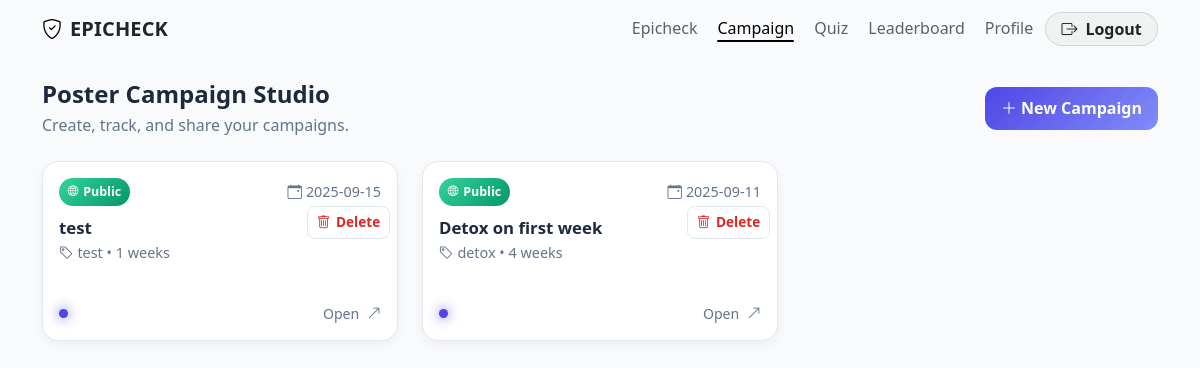
The app's page /studio (signed in) with its own data.
### tables this page shows
CREATE TABLE poster_campaigns (
            id         INTEGER PRIMARY KEY AUTOINCREMENT,
            user_id    INTEGER NOT NULL,
            title      TEXT NOT NULL,
            topic      TEXT NOT NULL,
            audience   TEXT NOT NULL,  -- 'school_club' | 'public'
            visibility TEXT NOT NULL,  -- 'private' | 'public'
            starts_on  TEXT NOT NULL,
            weeks      INTEGER NOT NULL DEFAULT 4,
            slug       TEXT NOT NULL UNIQUE,
            created_at TEXT NOT NULL,
            FOREIGN KEY (user_id) REFERENCES users(id) ON DELETE CASCADE
        );

### app.py (the view)
@app.route("/studio")
@login_required
def studio_home():
    if not g.user:
        return redirect(url_for("login", next=request.path))
    db = get_db()
    rows = db.execute(
        "SELECT id, title, topic, audience, visibility, slug, starts_on, weeks, created_at "
        "FROM poster_campaigns WHERE user_id=? ORDER BY id DESC",
        (g.user["id"],)
    ).fetchall()
    return render_template(
        "studio/index.html",
        rows=[dict(r) for r in rows],
        is_admin=is_admin(g.user)   # 👈 add this
    )

### app.py (called while the page is built)
def is_admin(user) -> bool:
    if not user:
        return False
    try:
        email = user["email"]
    except Exception:
        email = user.get("email") if isinstance(user, dict) else getattr(user, "email", None)
    return bool(email and (email in ADMIN_EMAILS))

def get_db():
    if "db" not in g:
        g.db = sqlite3.connect(DB_PATH, detect_types=sqlite3.PARSE_DECLTYPES)
        g.db.row_factory = sqlite3.Row
    return g.db

@app.before_request
def load_current_user():
    uid = session.get("user_id")
    if uid:
        g.user = get_db().execute("SELECT * FROM users WHERE id = ?", (uid,)).fetchone()
    else:
        g.user = None

@app.context_processor
def inject_user():
    return {"current_user": g.user}

def login_required(fn):
    @wraps(fn)
    def wrapper(*args, **kwargs):
        if not g.user:
            return redirect(url_for("login", next=request.path))
        return fn(*args, **kwargs)
    return wrapper

### templates/studio/index.html (shortened to what this page needs)
{% extends "nav.html" %}
{% block content %}
<section class="container py-4">
  <div class="d-flex flex-wrap align-items-center justify-content-between gap-3 mb-4">
    <div>
      <h1 class="h4 mb-1 fw-bold">Poster Campaign Studio</h1>
      <p class="text-muted mb-0">Create, track, and share your campaigns.</p>
    </div>
    <a class="btn-new" href="{{ url_for('studio_new') }}">
      <i class="bi bi-plus-lg me-1"></i> New Campaign
    </a>
  </div>
  {% if rows and rows|length > 0 %}
    <div class="row g-3 g-md-4">
     {% for c in rows %}
<div class="col-12 col-sm-6 col-xl-4">
  <div class="position-relative">
    {% if is_admin %}
      <form class="admin-delete"
            method="post"
            action="{{ url_for('admin_delete_poster_campaign', campaign_id=c.id) }}"
            onsubmit="event.stopPropagation(); return confirm('Delete this poster campaign and all its posters?');">
        <button type="submit" class="btn-del" title="Delete"
                onclick="event.stopPropagation();">
          <i class="bi bi-trash"></i> Delete
        </button>
      </form>
    {% endif %}
    <a class="card-link" href="{{ url_for('studio_view', campaign_id=c.id) }}">
      <article class="pc-card">
        <header class="pc-card-top">
          <span class="chip {{ 'chip-public' if c.visibility=='public' else 'chip-private' }}">
            <i class="bi {{ 'bi-globe2' if c.visibility=='public' else 'bi-shield-lock' }}"></i>
            {{ c.visibility|capitalize }}
          </span>
          <span class="meta"><i class="bi bi-calendar-event me-1"></i>{{ c.starts_on }}</span>
        </header>
        <h2 class="pc-title">{{ c.title }}</h2>
        <p class="pc-sub">
          <i class="bi bi-tag me-1"></i>{{ c.topic }} • {{ c.weeks }} weeks
        </p>
        <footer class="pc-card-btm">
          <span class="pulse"></span>
          <span class="open">Open <i class="bi bi-arrow-up-right ms-1"></i></span>
        </footer>
      </article>
    </a>
  </div>
</div>
{% endfor %}
    </div>
  {% endif %}
</section>
{% endblock %}

### templates/nav.html (style rules this page uses)
:root { --nav-glass-bg: color-mix(in srgb, var(--bs-body-bg) 65%, transparent); --nav-border: color-mix(in srgb, var(--bs-body-color) 12%, transparent); --link-muted: color-mix(in srgb, var(--bs-body-color) 72%, transparent); }

### templates/studio/index.html (style rules this page uses)
:root { --surface: #f8fafc; --card: #ffffff; --card-border: #e3e8ef; --ink: #1e293b; --muted: #64748b; --accent: #4f46e5; --accent-light: #818cf8; --chip-public-a: #34d399; --chip-public-b: #059669; --chip-private-a: #c084fc; --chip-private-b: #7c3aed; }
body { background: var(--surface); color: var(--ink); }
.text-muted { color: var(--muted) !important; }
.btn-new { background: linear-gradient(135deg, var(--accent), var(--accent-light)); color: #fff; border: 0; border-radius: .75rem; padding: .6rem 1rem; font-weight: 600; display: inline-flex; align-items: center; text-decoration: none; transition: transform .15s ease, filter .15s ease; }
.card-link { text-decoration: none; }
.pc-card { background: var(--card); border: 1px solid var(--card-border); border-radius: 1rem; padding: 1rem; min-height: 180px; display: flex; flex-direction: column; box-shadow: 0 .25rem .75rem rgba(0,0,0,.05); transition: transform .18s ease, box-shadow .18s ease, border-color .18s ease; }
.pc-card-top { display: flex; justify-content: space-between; align-items: center; margin-bottom: .5rem; }
.meta { color: var(--muted); font-size: .9rem; }
.pc-title { font-size: 1.05rem; font-weight: 700; color: var(--ink); margin: .25rem 0; display: -webkit-box; -webkit-line-clamp: 2; -webkit-box-orient: vertical; overflow: hidden; }
.pc-sub { color: var(--muted); font-size: .9rem; margin: 0 0 .5rem; }
.pc-card-btm { margin-top: auto; display: flex; justify-content: space-between; align-items: center; }
.pulse { width: .55rem; height: .55rem; border-radius: 50%; background: var(--accent); box-shadow: 0 0 .65rem .15rem rgba(79,70,229,.4); }
.open { color: var(--muted); font-size: .88rem; }
.chip { display: inline-flex; align-items: center; gap: .3rem; font-weight: 600; font-size: .78rem; padding: .3rem .55rem; border-radius: 999px; color: #fff; }
.chip-public { background: linear-gradient(135deg, var(--chip-public-a), var(--chip-public-b)); }
.chip i { font-size: .85em; }
.admin-delete { position:absolute; top:45px; right:8px; z-index:2; }
.admin-delete .btn-del { display:inline-flex; align-items:center; gap:.35rem; padding:.35rem .55rem; border-radius:.5rem; border:1px solid var(--card-border); background:#fff; color:#dc2626; font-weight:700; font-size:.85rem; transition: transform .12s ease, box-shadow .12s ease, border-color .12s ease; }

### records on screen
poster_campaigns: visibility "Public", starts_on "2025-09-15", title "test", topic "test", weeks "1"
poster_campaigns: visibility "Public", starts_on "2025-09-11", title "Detox on first week", topic "detox", weeks "4"
